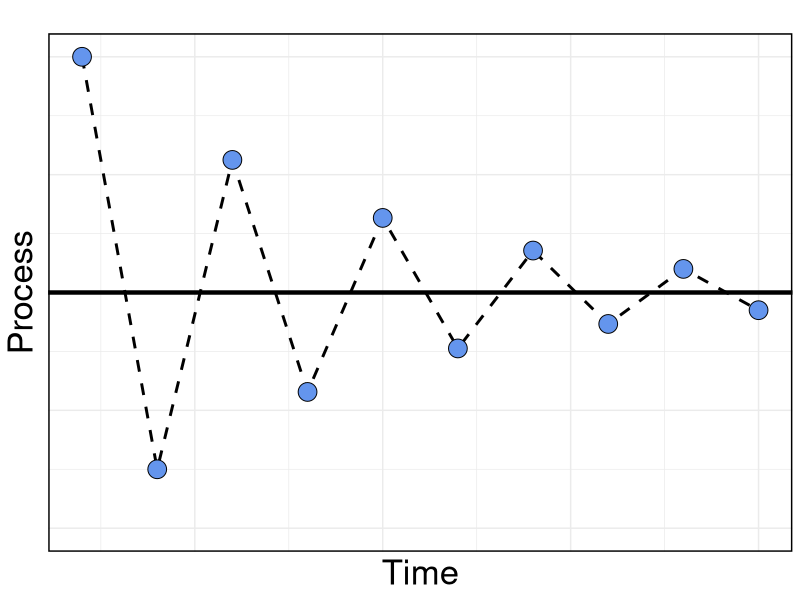

Generate this figure with R:
library(ggplot2)

# Create data showing an oscillatory regulatory process with negative
# autoregressive effect-0.75
data <- data.frame(
  x = 1:10, 
  y = (-0.75)^seq(0, 9)
)

# Create the plot showing this regulation
plt <- ggplot(
  data, 
  aes(x = x, y = y)
) +
  geom_hline(
    yintercept = 0, 
    linetype = "solid", 
    color = "black",
    linewidth = 1.5
  ) +
  geom_line(
    color = "black", 
    linewidth = 1, 
    linetype = "dashed"
  ) +
  geom_point(
    shape = 21, 
    color = "black",
    fill = "cornflowerblue",
    size = 6
  ) +
  labs(
    title = "", 
    x = "Time", 
    y = "Process"
  ) +
  lims(y = c(-1, 1)) +
  theme_minimal() +
  theme(
    plot.background = element_rect(
      fill = "white", 
      color = NA
    ),
    panel.border = element_rect(
      color = "black", 
      fill = NA, 
      linewidth = 1
    ),
    axis.title = element_text(
      size = 25
    ),
    axis.text = element_blank()
  )

# Save the plot in a predestined location
ggsave(
  file.path("manuscript", "figure_negative.png"),
  plt, 
  width = 1000 * 2, 
  height = 600 * 2, 
  unit = "px"
)
